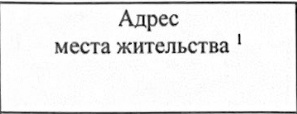
#> input picture process_steps/table_data/cell_0_3.jpg, 297 x 114 px
$ python -i analyze_cell.py   (imports and definitions only)
#> lines starting #> are read from the running program, lines starting #| are printed output that depends on the picture; after the words box and inside, x2 and y2 are one past the last pixel; in counts of white or black regions, pixels touching at a corner belong together
#> further down, picture is the input picture: shape (114, 297, 3); min 0, max 255, mean 236.8
import cv2
import os

import numpy as np

from typing import Tuple


class AnalyzeCell:
    """
        A class for analyzing cell areas in an image, particularly focusing on identifying
        empty cells and calculating areas based on contours and thresholding.

        Attributes:
        -----------
        x_indent : float
            Horizontal margin as a proportion of the image width to exclude from analysis.
        y_indent : float
            Vertical margin as a proportion of the image height to exclude from analysis.
        empty_threshold : float
            Threshold proportion to determine if a cell is empty based on the ratio of text area to total area.
        cv_max_val : int
            Maximum value to use with the binary thresholding operation.
        cv_thresh : int
            Threshold value for the binary thresholding operation.
        count : int
            Counter to keep track of the number of processed images.

        Methods:
        --------
        calculate_areas(image: np.ndarray) -> Tuple[int, int, int]:
            Calculates the total, filled, and empty areas of the provided image.

        calculate_contours_areas(image: np.ndarray) -> Tuple[int, int]:
            Calculates the total area of contours in the image and the total area of the image.

        is_empty(image: np.ndarray) -> bool:
            Determines whether a cell in the image is empty based on defined thresholds and area calculations.
    """
    def __init__(self,
                 x_indent: float = 0.1,
                 y_indent: float = 0.1,
                 empty_threshold: float = 0.05,
                 cv_max_val: int = 255,
                 cv_thresh: int = 200):
        self.x_indent = x_indent
        self.y_indent = y_indent
        self.empty_threshold = empty_threshold
        self.cv_max_val = cv_max_val
        self.cv_thresh = cv_thresh
        self.count = 0

    def calculate_areas(self, image: np.ndarray) -> Tuple:
        """
            Calculates and returns the total, filled, and empty areas of the image.

            Parameters:
            -----------
            image : np.ndarray
                The input image for area calculation.

            Returns:
            --------
            Tuple[int, int, int]
                A tuple containing the total area of the image, the filled area (non-zero pixels),
                and the empty area (zero pixels).
        """
        _, binary_image = cv2.threshold(image, self.cv_thresh, self.cv_max_val, cv2.THRESH_BINARY)
        empty_area = cv2.countNonZero(binary_image)
        height, width = binary_image.shape[:2]
        image_size = height * width
        filled_area = image_size - empty_area
        return image_size, filled_area, empty_area

    def calculate_contours_areas(self, image: np.ndarray):
        """
            Analyzes the image to calculate the total area covered by contours and the total area of the image.

            This method applies thresholding and contour detection to the image, saves an image with drawn contours,
            and calculates the total area covered by these contours.

            Parameters:
            -----------
            image : np.ndarray
                The input image for contour analysis.

            Returns:
            --------
            Tuple[int, int]
                A tuple containing the total area covered by contours and the total area of the image.
        """
        image = image.copy()
        _, thresholded = cv2.threshold(image, 0, self.cv_max_val, cv2.THRESH_BINARY_INV + cv2.THRESH_OTSU)
        contours, _ = cv2.findContours(thresholded, cv2.RETR_EXTERNAL, cv2.CHAIN_APPROX_SIMPLE)
        cv2.drawContours(image, contours, -1, (0, 0, 255), 2)
        cv2.imwrite(f'cropped_contours_{self.count}.png', image)
        total_area = image.shape[0] * image.shape[1]
        total_rectangle_area = 0
        for contour in contours:
            x, y, w, h = cv2.boundingRect(contour)
            rectangle_area = w * h
            total_rectangle_area += rectangle_area
        return total_rectangle_area, total_area


    def is_empty(self, image: np.ndarray) -> bool:
        """
            Determines if the provided cell (image) is empty based on the proportion of the text area to the total area.

            The method crops the image based on defined margins, calculates the filled and total areas,
            and uses the proportion of these areas to determine if the cell is empty.

            Parameters:
            -----------
            image : np.ndarray
                The image representing the cell to be analyzed.

            Returns:
            --------
            bool
                Returns True if the cell is considered empty, otherwise False.
        """
        height, width = image.shape[:2]
#> height = 114; width = 297
        lower_y, upper_y = int(height * self.y_indent), int(height * (1 - self.y_indent))
#> lower_y = 11; upper_y = 102
        lower_x, upper_x = int(width * self.x_indent), int(width * (1 - self.x_indent))
#> lower_x = 29; upper_x = 267
        cropped = image[lower_y:upper_y, lower_x:upper_x]
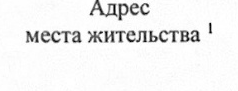
#> cropped: shape (91, 238, 3); min 0, max 255, mean 241.1
        steps_path = 'process_steps/'
        cv2.imwrite(os.path.join(steps_path, f'table_data/cropped_{self.count}.png'), cropped)
        image_size, filled_area, empty_area = self.calculate_areas(cropped)
#> in calculate_areas, `_, binary_image = cv2.threshold(image, self.cv_thresh, self.cv_max_val..`:
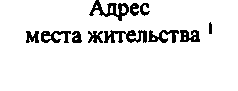
#> binary_image: shape (91, 238, 3); 92.1% white; 11 black regions, largest, box (x1, y1, x2, y2) and area: (89, 0, 129, 21) 318, (104, 30, 147, 43) 318, (148, 30, 179, 43) 209
        text_area, total_area = self.calculate_contours_areas(cropped)
        self.count += 1
        return filled_area == 0 or text_area / total_area < self.empty_threshold

>>> import cv2
>>> picture = cv2.imread('../process_steps/table_data/cell_0_3.jpg')
#> (the run stopped early here; a loop or call above may not have finished)

$ run again, on process_steps/table_data/cell_0_5.jpg
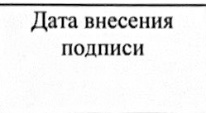
#> input picture process_steps/table_data/cell_0_5.jpg, 206 x 113 px
#> picture is the input picture: shape (113, 206, 3); min 0, max 255, mean 236.5
#> in is_empty, `cropped = image[lower_y:upper_y, lower_x:upper_x]`:
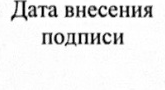
#> cropped: shape (90, 165, 3); min 0, max 255, mean 234.4
#> in calculate_areas, `_, binary_image = cv2.threshold(image, self.cv_thresh, self.cv_max_val..`:
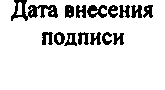
#> binary_image: shape (90, 165, 3); 88.3% white; 15 black regions, largest, box (x1, y1, x2, y2) and area: (11, 0, 58, 21) 410, (87, 5, 107, 18) 159, (131, 5, 142, 18) 100

$ run again, on process_steps/table_data/cell_0_6.jpg
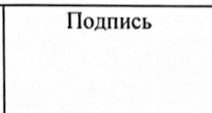
#> input picture process_steps/table_data/cell_0_6.jpg, 212 x 113 px
#> picture is the input picture: shape (113, 212, 3); min 0, max 255, mean 242.2
#> in is_empty, `cropped = image[lower_y:upper_y, lower_x:upper_x]`:
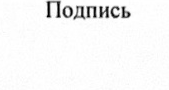
#> cropped: shape (90, 169, 3); min 0, max 255, mean 246.2
#> in calculate_areas, `_, binary_image = cv2.threshold(image, self.cv_thresh, self.cv_max_val..`:
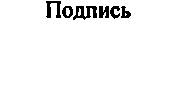
#> binary_image: shape (90, 169, 3); 95.7% white; 6 black regions, box (x1, y1, x2, y2) and area: (73, 6, 97, 20) 188, (46, 1, 61, 18) 140, (99, 6, 109, 18) 97, (62, 6, 73, 18) 81, (110, 6, 120, 19) 75, (121, 6, 131, 18) 72

$ run again, on process_steps/table_data/cell_1_3.jpg
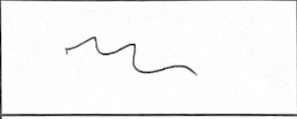
#> input picture process_steps/table_data/cell_1_3.jpg, 297 x 119 px
#> picture is the input picture: shape (119, 297, 3); min 2, max 255, mean 245.1
#> in is_empty, `cropped = image[lower_y:upper_y, lower_x:upper_x]`:
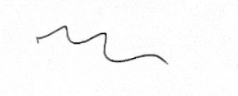
#> cropped: shape (96, 238, 3); min 12, max 255, mean 250.6
#> in calculate_areas, `_, binary_image = cv2.threshold(image, self.cv_thresh, self.cv_max_val..`:
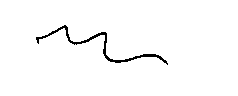
#> binary_image: shape (96, 238, 3); 98.1% white; black in thin lines or dots, all inside (x1, y1, x2, y2) = (36, 25, 168, 65)
